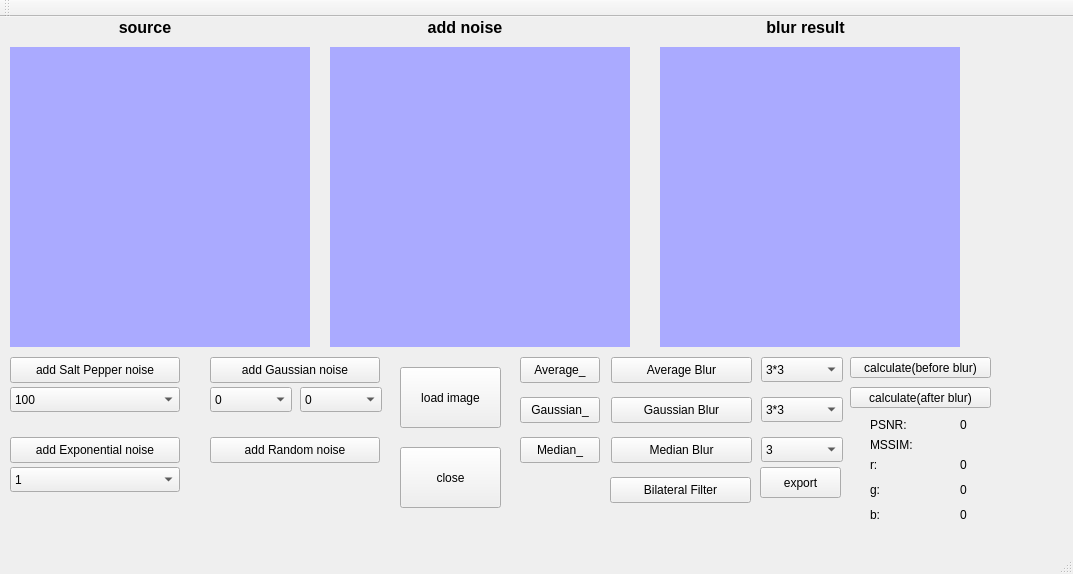
<?xml version="1.0" encoding="UTF-8"?>
<ui version="4.0">
 <class>MainWindow</class>
 <widget class="QMainWindow" name="MainWindow">
  <property name="geometry">
   <rect>
    <x>0</x>
    <y>0</y>
    <width>1073</width>
    <height>574</height>
   </rect>
  </property>
  <property name="sizePolicy">
   <sizepolicy hsizetype="Expanding" vsizetype="Expanding">
    <horstretch>0</horstretch>
    <verstretch>0</verstretch>
   </sizepolicy>
  </property>
  <property name="windowTitle">
   <string>MainWindow</string>
  </property>
  <widget class="QWidget" name="centralWidget">
   <widget class="QPushButton" name="load">
    <property name="geometry">
     <rect>
      <x>400</x>
      <y>350</y>
      <width>101</width>
      <height>61</height>
     </rect>
    </property>
    <property name="text">
     <string>load image</string>
    </property>
   </widget>
   <widget class="QPushButton" name="close">
    <property name="geometry">
     <rect>
      <x>400</x>
      <y>430</y>
      <width>101</width>
      <height>61</height>
     </rect>
    </property>
    <property name="text">
     <string>close</string>
    </property>
   </widget>
   <widget class="QLabel" name="showImageLabel">
    <property name="geometry">
     <rect>
      <x>10</x>
      <y>30</y>
      <width>300</width>
      <height>300</height>
     </rect>
    </property>
    <property name="styleSheet">
     <string notr="true">background-color:rgb(170, 170, 255)</string>
    </property>
    <property name="text">
     <string/>
    </property>
   </widget>
   <widget class="QPushButton" name="salt">
    <property name="geometry">
     <rect>
      <x>10</x>
      <y>340</y>
      <width>170</width>
      <height>26</height>
     </rect>
    </property>
    <property name="text">
     <string>add Salt Pepper noise</string>
    </property>
   </widget>
   <widget class="QPushButton" name="gaussian">
    <property name="geometry">
     <rect>
      <x>210</x>
      <y>340</y>
      <width>170</width>
      <height>26</height>
     </rect>
    </property>
    <property name="text">
     <string>add Gaussian noise</string>
    </property>
   </widget>
   <widget class="QLabel" name="PSNR">
    <property name="geometry">
     <rect>
      <x>870</x>
      <y>400</y>
      <width>57</width>
      <height>15</height>
     </rect>
    </property>
    <property name="text">
     <string>PSNR:</string>
    </property>
   </widget>
   <widget class="QLabel" name="MMSIM">
    <property name="geometry">
     <rect>
      <x>870</x>
      <y>420</y>
      <width>57</width>
      <height>16</height>
     </rect>
    </property>
    <property name="text">
     <string>MSSIM:</string>
    </property>
   </widget>
   <widget class="QLabel" name="P_num">
    <property name="geometry">
     <rect>
      <x>960</x>
      <y>400</y>
      <width>57</width>
      <height>15</height>
     </rect>
    </property>
    <property name="text">
     <string>0</string>
    </property>
   </widget>
   <widget class="QLabel" name="b">
    <property name="geometry">
     <rect>
      <x>960</x>
      <y>490</y>
      <width>57</width>
      <height>15</height>
     </rect>
    </property>
    <property name="text">
     <string>0</string>
    </property>
   </widget>
   <widget class="QLabel" name="g">
    <property name="geometry">
     <rect>
      <x>960</x>
      <y>465</y>
      <width>57</width>
      <height>15</height>
     </rect>
    </property>
    <property name="text">
     <string>0</string>
    </property>
   </widget>
   <widget class="QLabel" name="r">
    <property name="geometry">
     <rect>
      <x>960</x>
      <y>440</y>
      <width>57</width>
      <height>15</height>
     </rect>
    </property>
    <property name="text">
     <string>0</string>
    </property>
   </widget>
   <widget class="QLabel" name="showImageLabel_2">
    <property name="geometry">
     <rect>
      <x>330</x>
      <y>30</y>
      <width>300</width>
      <height>300</height>
     </rect>
    </property>
    <property name="styleSheet">
     <string notr="true">background-color:rgb(170, 170, 255)</string>
    </property>
    <property name="text">
     <string/>
    </property>
   </widget>
   <widget class="QPushButton" name="blur">
    <property name="geometry">
     <rect>
      <x>611</x>
      <y>340</y>
      <width>141</width>
      <height>26</height>
     </rect>
    </property>
    <property name="text">
     <string>Average Blur</string>
    </property>
   </widget>
   <widget class="QPushButton" name="g_blur">
    <property name="geometry">
     <rect>
      <x>611</x>
      <y>380</y>
      <width>141</width>
      <height>26</height>
     </rect>
    </property>
    <property name="text">
     <string>Gaussian Blur</string>
    </property>
   </widget>
   <widget class="QPushButton" name="m_blur">
    <property name="geometry">
     <rect>
      <x>611</x>
      <y>420</y>
      <width>141</width>
      <height>26</height>
     </rect>
    </property>
    <property name="text">
     <string>Median Blur</string>
    </property>
   </widget>
   <widget class="QLabel" name="label">
    <property name="geometry">
     <rect>
      <x>870</x>
      <y>440</y>
      <width>57</width>
      <height>15</height>
     </rect>
    </property>
    <property name="text">
     <string>r:</string>
    </property>
   </widget>
   <widget class="QLabel" name="label_2">
    <property name="geometry">
     <rect>
      <x>870</x>
      <y>465</y>
      <width>57</width>
      <height>15</height>
     </rect>
    </property>
    <property name="text">
     <string>g:</string>
    </property>
   </widget>
   <widget class="QLabel" name="label_3">
    <property name="geometry">
     <rect>
      <x>870</x>
      <y>490</y>
      <width>57</width>
      <height>15</height>
     </rect>
    </property>
    <property name="text">
     <string>b:</string>
    </property>
   </widget>
   <widget class="QComboBox" name="salt_combo">
    <property name="geometry">
     <rect>
      <x>10</x>
      <y>370</y>
      <width>170</width>
      <height>25</height>
     </rect>
    </property>
    <item>
     <property name="text">
      <string>100</string>
     </property>
    </item>
    <item>
     <property name="text">
      <string>1000</string>
     </property>
    </item>
    <item>
     <property name="text">
      <string>10000</string>
     </property>
    </item>
   </widget>
   <widget class="QPushButton" name="para">
    <property name="geometry">
     <rect>
      <x>850</x>
      <y>340</y>
      <width>141</width>
      <height>21</height>
     </rect>
    </property>
    <property name="text">
     <string>calculate(before blur)</string>
    </property>
   </widget>
   <widget class="QComboBox" name="mu">
    <property name="geometry">
     <rect>
      <x>210</x>
      <y>370</y>
      <width>82</width>
      <height>25</height>
     </rect>
    </property>
    <item>
     <property name="text">
      <string>0</string>
     </property>
    </item>
    <item>
     <property name="text">
      <string>10</string>
     </property>
    </item>
    <item>
     <property name="text">
      <string>20</string>
     </property>
    </item>
    <item>
     <property name="text">
      <string>30</string>
     </property>
    </item>
    <item>
     <property name="text">
      <string>40</string>
     </property>
    </item>
    <item>
     <property name="text">
      <string>100</string>
     </property>
    </item>
   </widget>
   <widget class="QComboBox" name="sigma">
    <property name="geometry">
     <rect>
      <x>300</x>
      <y>370</y>
      <width>82</width>
      <height>25</height>
     </rect>
    </property>
    <item>
     <property name="text">
      <string>0</string>
     </property>
    </item>
    <item>
     <property name="text">
      <string>10</string>
     </property>
    </item>
    <item>
     <property name="text">
      <string>20</string>
     </property>
    </item>
    <item>
     <property name="text">
      <string>30</string>
     </property>
    </item>
    <item>
     <property name="text">
      <string>40</string>
     </property>
    </item>
    <item>
     <property name="text">
      <string>100</string>
     </property>
    </item>
   </widget>
   <widget class="QLabel" name="showImageLabel_3">
    <property name="geometry">
     <rect>
      <x>660</x>
      <y>30</y>
      <width>300</width>
      <height>300</height>
     </rect>
    </property>
    <property name="styleSheet">
     <string notr="true">background-color:rgb(170, 170, 255)</string>
    </property>
    <property name="text">
     <string/>
    </property>
   </widget>
   <widget class="QLabel" name="label_4">
    <property name="geometry">
     <rect>
      <x>110</x>
      <y>0</y>
      <width>70</width>
      <height>20</height>
     </rect>
    </property>
    <property name="font">
     <font>
      <pointsize>12</pointsize>
      <weight>75</weight>
      <bold>true</bold>
     </font>
    </property>
    <property name="text">
     <string>source</string>
    </property>
    <property name="alignment">
     <set>Qt::AlignCenter</set>
    </property>
   </widget>
   <widget class="QLabel" name="label_5">
    <property name="geometry">
     <rect>
      <x>420</x>
      <y>0</y>
      <width>90</width>
      <height>20</height>
     </rect>
    </property>
    <property name="font">
     <font>
      <pointsize>12</pointsize>
      <weight>75</weight>
      <bold>true</bold>
     </font>
    </property>
    <property name="text">
     <string>add noise</string>
    </property>
    <property name="alignment">
     <set>Qt::AlignCenter</set>
    </property>
   </widget>
   <widget class="QLabel" name="label_6">
    <property name="geometry">
     <rect>
      <x>750</x>
      <y>0</y>
      <width>111</width>
      <height>20</height>
     </rect>
    </property>
    <property name="font">
     <font>
      <pointsize>12</pointsize>
      <weight>75</weight>
      <bold>true</bold>
     </font>
    </property>
    <property name="text">
     <string>blur result</string>
    </property>
    <property name="alignment">
     <set>Qt::AlignCenter</set>
    </property>
   </widget>
   <widget class="QPushButton" name="para_2">
    <property name="geometry">
     <rect>
      <x>850</x>
      <y>370</y>
      <width>141</width>
      <height>21</height>
     </rect>
    </property>
    <property name="text">
     <string>calculate(after blur)</string>
    </property>
   </widget>
   <widget class="QComboBox" name="b_combo">
    <property name="geometry">
     <rect>
      <x>761</x>
      <y>340</y>
      <width>82</width>
      <height>25</height>
     </rect>
    </property>
    <item>
     <property name="text">
      <string>3*3</string>
     </property>
    </item>
    <item>
     <property name="text">
      <string>5*5</string>
     </property>
    </item>
    <item>
     <property name="text">
      <string>8*8</string>
     </property>
    </item>
   </widget>
   <widget class="QComboBox" name="g_combo">
    <property name="geometry">
     <rect>
      <x>761</x>
      <y>380</y>
      <width>82</width>
      <height>25</height>
     </rect>
    </property>
    <item>
     <property name="text">
      <string>3*3</string>
     </property>
    </item>
    <item>
     <property name="text">
      <string>5*5</string>
     </property>
    </item>
    <item>
     <property name="text">
      <string>7*7</string>
     </property>
    </item>
   </widget>
   <widget class="QComboBox" name="m_combo">
    <property name="geometry">
     <rect>
      <x>761</x>
      <y>420</y>
      <width>82</width>
      <height>25</height>
     </rect>
    </property>
    <item>
     <property name="text">
      <string>3</string>
     </property>
    </item>
    <item>
     <property name="text">
      <string>5</string>
     </property>
    </item>
    <item>
     <property name="text">
      <string>7</string>
     </property>
    </item>
   </widget>
   <widget class="QPushButton" name="exponential">
    <property name="geometry">
     <rect>
      <x>10</x>
      <y>420</y>
      <width>170</width>
      <height>26</height>
     </rect>
    </property>
    <property name="text">
     <string>add Exponential noise</string>
    </property>
   </widget>
   <widget class="QComboBox" name="ex_combo">
    <property name="geometry">
     <rect>
      <x>10</x>
      <y>450</y>
      <width>170</width>
      <height>25</height>
     </rect>
    </property>
    <item>
     <property name="text">
      <string>1</string>
     </property>
    </item>
    <item>
     <property name="text">
      <string>10</string>
     </property>
    </item>
    <item>
     <property name="text">
      <string>100</string>
     </property>
    </item>
   </widget>
   <widget class="QPushButton" name="random">
    <property name="geometry">
     <rect>
      <x>210</x>
      <y>420</y>
      <width>170</width>
      <height>26</height>
     </rect>
    </property>
    <property name="text">
     <string>add Random noise</string>
    </property>
   </widget>
   <widget class="QPushButton" name="export_file">
    <property name="geometry">
     <rect>
      <x>760</x>
      <y>450</y>
      <width>81</width>
      <height>31</height>
     </rect>
    </property>
    <property name="text">
     <string>export</string>
    </property>
   </widget>
   <widget class="QPushButton" name="bilater">
    <property name="geometry">
     <rect>
      <x>610</x>
      <y>460</y>
      <width>141</width>
      <height>26</height>
     </rect>
    </property>
    <property name="text">
     <string>Bilateral Filter</string>
    </property>
   </widget>
   <widget class="QPushButton" name="c_av">
    <property name="geometry">
     <rect>
      <x>520</x>
      <y>340</y>
      <width>80</width>
      <height>26</height>
     </rect>
    </property>
    <property name="text">
     <string>Average_</string>
    </property>
   </widget>
   <widget class="QPushButton" name="c_med">
    <property name="geometry">
     <rect>
      <x>520</x>
      <y>420</y>
      <width>80</width>
      <height>26</height>
     </rect>
    </property>
    <property name="text">
     <string>Median_</string>
    </property>
   </widget>
   <widget class="QPushButton" name="c_gau">
    <property name="geometry">
     <rect>
      <x>520</x>
      <y>380</y>
      <width>80</width>
      <height>26</height>
     </rect>
    </property>
    <property name="text">
     <string>Gaussian_</string>
    </property>
   </widget>
  </widget>
  <widget class="QMenuBar" name="menuBar">
   <property name="geometry">
    <rect>
     <x>0</x>
     <y>0</y>
     <width>1073</width>
     <height>23</height>
    </rect>
   </property>
  </widget>
  <widget class="QToolBar" name="mainToolBar">
   <attribute name="toolBarArea">
    <enum>TopToolBarArea</enum>
   </attribute>
   <attribute name="toolBarBreak">
    <bool>false</bool>
   </attribute>
  </widget>
  <widget class="QStatusBar" name="statusBar"/>
 </widget>
 <layoutdefault spacing="6" margin="11"/>
 <resources/>
 <connections/>
</ui>
